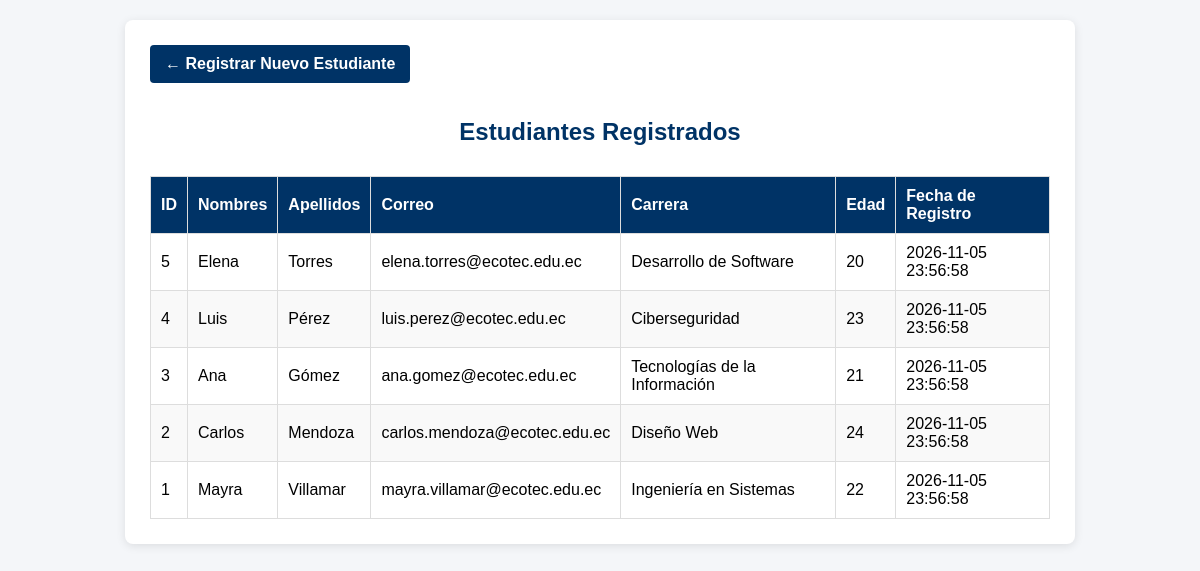
/consulta.php, run on the app's committed database.
### tables this page shows
CREATE TABLE `estudiantes` (
  `id` INT AUTO_INCREMENT PRIMARY KEY,
  `nombres` VARCHAR(100) NOT NULL,
  `apellidos` VARCHAR(100) NOT NULL,
  `correo` VARCHAR(150) NOT NULL UNIQUE,
  `carrera` VARCHAR(100) NOT NULL,
  `edad` INT NOT NULL,
  `fecha_creacion` TIMESTAMP DEFAULT CURRENT_TIMESTAMP
);

### consulta.php (the view, shortened to what this page needs)
<?php
require_once 'conexion.php';
try {
    $sql = "SELECT id, nombres, apellidos, correo, carrera, edad, fecha_creacion FROM estudiantes ORDER BY id DESC";
    $stmt = $pdo->query($sql);
    $estudiantes = $stmt->fetchAll();
} catch (PDOException $e) {
    error_log("Error al consultar datos: " . $e->getMessage());
    die("Error crítico al obtener la lista de estudiantes.");
}
?>
<!DOCTYPE html>
<html lang="es">
<head>
</head>
<body>
    <div class="container">
        <a href="index.php" class="btn-volver">&larr; Registrar Nuevo Estudiante</a>
        <h2>Estudiantes Registrados</h2>
        <div class="table-responsive">
            <table>
                <thead>
                    <tr>
                        <th>ID</th>
                        <th>Nombres</th>
                        <th>Apellidos</th>
                        <th>Correo</th>
                        <th>Carrera</th>
                        <th>Edad</th>
                        <th>Fecha de Registro</th>
                    </tr>
                </thead>
                <tbody>
                    <?php if (count($estudiantes) > 0): ?>
                        <?php foreach ($estudiantes as $estudiante): ?>
                            <tr>
                                <td><?= htmlspecialchars($estudiante['id']) ?></td>
                                <td><?= htmlspecialchars($estudiante['nombres']) ?></td>
                                <td><?= htmlspecialchars($estudiante['apellidos']) ?></td>
                                <td><?= htmlspecialchars($estudiante['correo']) ?></td>
                                <td><?= htmlspecialchars($estudiante['carrera']) ?></td>
                                <td><?= htmlspecialchars($estudiante['edad']) ?></td>
                                <td><?= htmlspecialchars($estudiante['fecha_creacion']) ?></td>
                            </tr>
                        <?php endforeach; ?>
                    <?php else: ?>
                        <tr>
                            <td colspan="7" class="sin-datos">No hay estudiantes registrados en la base de datos.</td>
                        </tr>
                    <?php endif; ?>
                </tbody>
            </table>
        </div>
    </div>
</body>
</html>

### consulta.php (style rules this page uses)
body { font-family: Arial, sans-serif; background: #f4f6f9; margin: 20px; }
.container { max-width: 900px; margin: auto; background: white; padding: 25px; border-radius: 8px; box-shadow: 0 2px 10px rgba(0,0,0,0.1); }
h2 { color: #003366; text-align: center; }
.table-responsive { overflow-x: auto; margin-top: 20px; }
table { width: 100%; border-collapse: collapse; margin-top: 10px; }
th, td { border: 1px solid #ddd; padding: 10px; text-align: left; }
th { background-color: #003366; color: white; }
tr:nth-child(even) { background-color: #f9f9f9; }
.btn-volver { display: inline-block; background: #003366; color: white; padding: 10px 15px; text-decoration: none; border-radius: 4px; font-weight: bold; margin-bottom: 15px; }

### data on the page
estudiantes: id "5", nombres "Elena", apellidos "Torres", correo "elena.torres@ecotec.edu.ec", carrera "Desarrollo de Software", edad "20", fecha_creacion "2026-11-05 23:56:58"
estudiantes: id "4", nombres "Luis", apellidos "Pérez", correo "luis.perez@ecotec.edu.ec", carrera "Ciberseguridad", edad "23", fecha_creacion "2026-11-05 23:56:58"
estudiantes: id "3", nombres "Ana", apellidos "Gómez", correo "ana.gomez@ecotec.edu.ec", carrera "Tecnologías de la Información", edad "21", fecha_creacion "2026-11-05 23:56:58"
estudiantes: id "2", nombres "Carlos", apellidos "Mendoza", correo "carlos.mendoza@ecotec.edu.ec", carrera "Diseño Web", edad "24", fecha_creacion "2026-11-05 23:56:58"
estudiantes: id "1", nombres "Mayra", apellidos "Villamar", correo "mayra.villamar@ecotec.edu.ec", carrera "Ingeniería en Sistemas", edad "22", fecha_creacion "2026-11-05 23:56:58"
